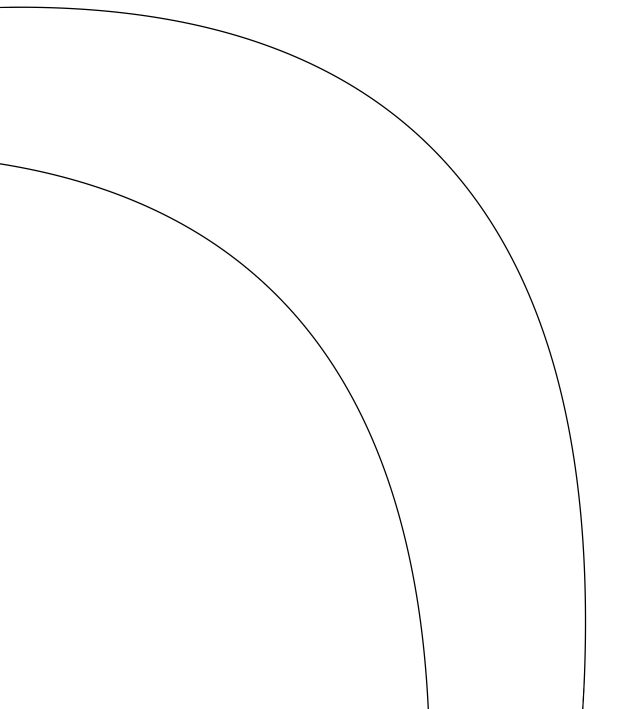
#> input picture turning_pictures/working_curved_images/notability_image.jfif, 1245 x 1417 px (shown at 1/2 size)
$ python turning_detection_contours_center.py
#> lines starting #> are read from the running program, lines starting #| are printed output that depends on the picture; after the words box and inside, x2 and y2 are one past the last pixel; in counts of white or black regions, pixels touching at a corner belong together
import cv2
import matplotlib.pyplot as plt
import numpy as np

image = cv2.imread("turning_pictures/working_curved_images/notability_image.jfif")
#> image is the input picture: shape (1417, 1245, 3); min 0, max 255, mean 253.6
# convert to RGB
image = cv2.cvtColor(image, cv2.COLOR_BGR2RGB)
# convert to grayscale
gray = cv2.cvtColor(image, cv2.COLOR_RGB2GRAY)
# create a binary thresholded image
_, binary = cv2.threshold(gray, 225, 255, cv2.THRESH_BINARY_INV)
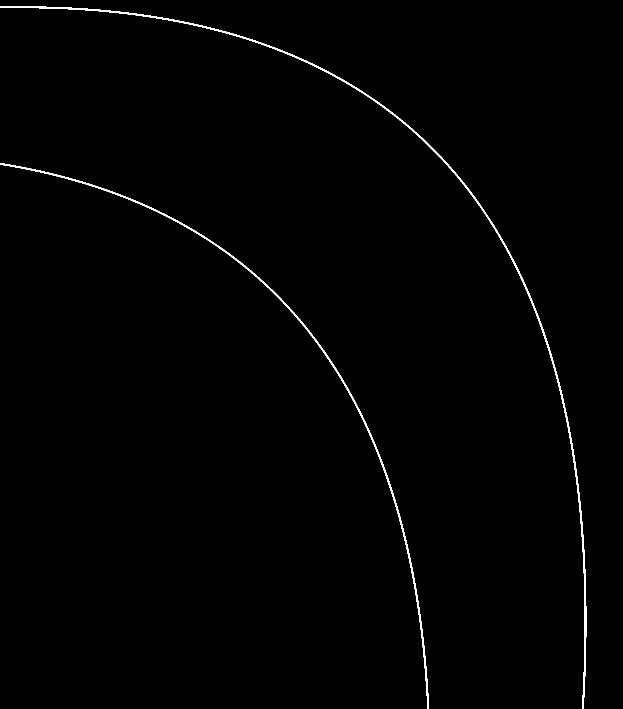
#> binary: shape (1417, 1245) (shown at 1/2 size); 0.7% white; 2 white regions
# find the contours from the thresholded image
contours, hierarchy = cv2.findContours(binary, cv2.RETR_TREE, cv2.CHAIN_APPROX_SIMPLE)
#> contours = 2 contours; box (x1, y1, x2, y2) and area: (0, 13, 1173, 1417) 5180, (0, 326, 858, 1417) 3737
image = cv2.drawContours(image, contours, -1, (0, 255, 0), 2)
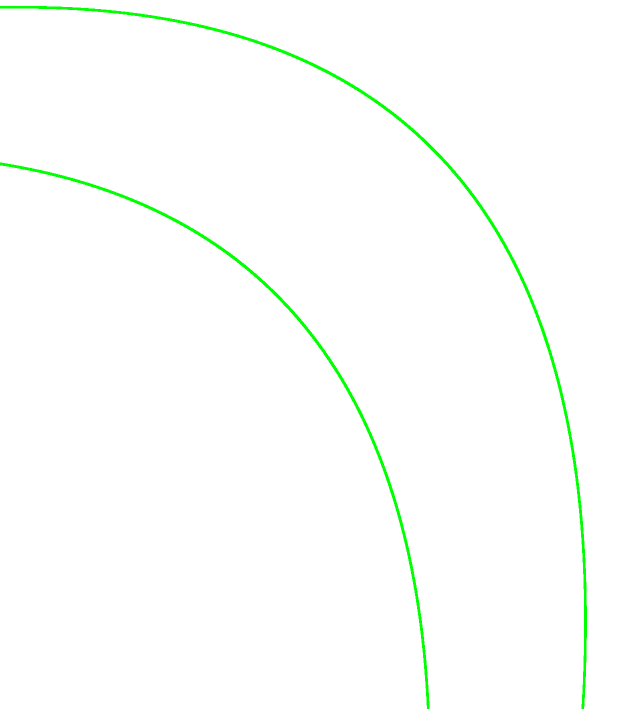
#> image: shape (1417, 1245, 3) (shown at 1/2 size); 1.21% of pixels changed, all inside (x1, y1, x2, y2) = (0, 12, 1174, 1417)

a1 = contours[0][:, 0]
#> a1 = 1481 pairs, first value 0 to 857, second value 326 to 1416
a2 = contours[1][:, 0]
#> a2 = 1596 pairs, first value 0 to 1172, second value 13 to 1416


def interpolate(a1, a2, poly_deg=20.5, n_points=100, plot=True):

#> called with a1 = array of shape (1481, 2), a2 = array of shape (1596, 2), poly_deg = 20.5, n_points = 100, plot = True
    min_a1_x, max_a1_x = min(a1[:,0]), max(a1[:,0])
#> min_a1_x = 0; max_a1_x = 857
    new_a1_x = np.linspace(min_a1_x, max_a1_x, n_points)
#> new_a1_x = 100 values from 0 to 857
    a1_coefs = np.polyfit(a1[:,0],a1[:,1], poly_deg)
#> a1_coefs = 21 values, max 327.2 at index 20, min -8.29e-05 at index 17, mean 15.59
    new_a1_y = np.polyval(a1_coefs, new_a1_x)
#> new_a1_y = 100 values from 327.2 to 1418

    min_a2_x, max_a2_x = min(a2[:,0]), max(a2[:,0])
#> min_a2_x = 0; max_a2_x = 1172
    new_a2_x = np.linspace(min_a2_x, max_a2_x, n_points)
#> new_a2_x = 100 values from 0 to 1172
    a2_coefs = np.polyfit(a2[:,0],a2[:,1], poly_deg)
#> a2_coefs = 21 values, max 13.99 at index 20, min -0.322 at index 18, mean 0.997
    new_a2_y = np.polyval(a2_coefs, new_a2_x)
#> new_a2_y = 100 values, max 1340 at index 99, min 13.19 at index 8, mean 221

    midx = [np.mean([new_a1_x[i], new_a2_x[i]]) for i in range(n_points)]
#> midx = 100 values from 0 to 1014.5
    midy = [np.mean([new_a1_y[i], new_a2_y[i]]) for i in range(n_points)]
#> midy = 100 values, max 1379 at index 99, min 170.6 at index 0, mean 398.4

    if plot:
        plt.plot(midx, midy, '--', c='black')

    return np.array([[x, y] for x, y in zip(midx, midy)])

interpolate(a1, a2)
plt.imshow(image)
plt.show()
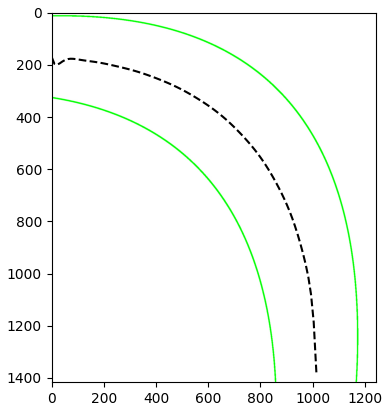
#> figure drawn by matplotlib, 1 panel
